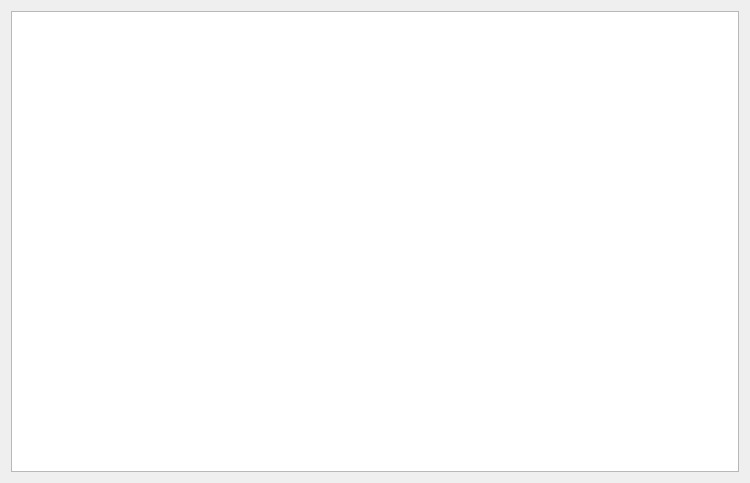
<?xml version="1.0" encoding="UTF-8"?>
<ui version="4.0">
 <class>EventsDialog</class>
 <widget class="QDialog" name="EventsDialog">
  <property name="geometry">
   <rect>
    <x>0</x>
    <y>0</y>
    <width>750</width>
    <height>483</height>
   </rect>
  </property>
  <property name="windowTitle">
   <string>События</string>
  </property>
  <layout class="QVBoxLayout" name="verticalLayout">
   <item>
    <widget class="QTableView" name="eventsTableView">
     <property name="selectionBehavior">
      <enum>QAbstractItemView::SelectRows</enum>
     </property>
    </widget>
   </item>
  </layout>
 </widget>
 <resources/>
 <connections/>
</ui>
